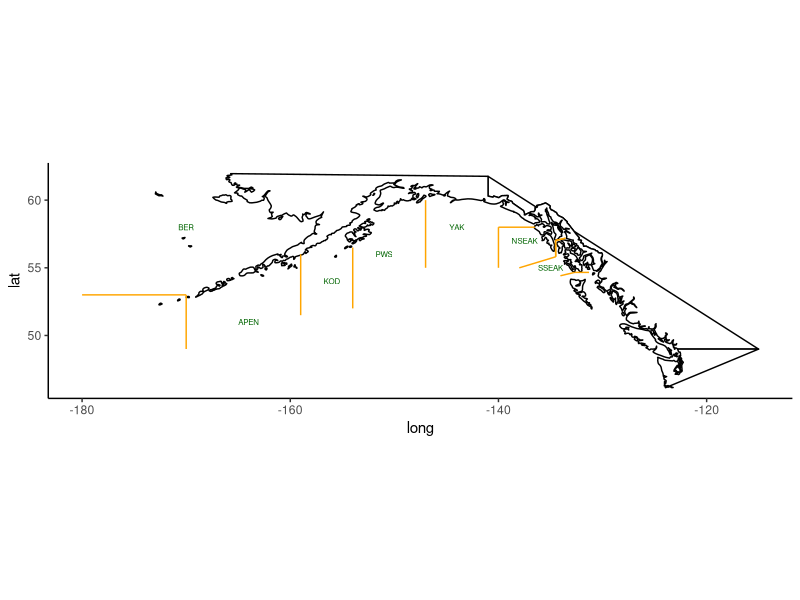

R code for this plot:
library(tidyverse)
library(here)
#11-14 NOTES:
#Check with Ole about location of Bering. if it stays vs if we move it to be 90 degrees with X610 doesnt matter in terms of recoveries 


df = read.csv("Maps_and_Charts_of_Regions/spatial_bounds_gs_new.csv", stringsAsFactors = FALSE) %>%
    filter(state == 'ak')

#This map plots the spatial boxes that we assign effort and recovery too. 

world <- map_data("world")
north_america <- subset(world, region %in% c("USA", "Canada"))

north_america %>%
    filter(!group== 1511, !group== 1518, !group==1515, !group==1508, !group==1502, !group==1509) %>%
    filter(!long > -115) %>%
    filter(!lat < 46) %>%
    filter(!lat > 62) %>%
    filter(!long < -173) %>%
    ggplot( ) +
    geom_polygon(aes(x = long, y = lat, group = group), fill = "white", color = "black") +
    coord_fixed(1.3) +
    geom_segment(data = df, colour="orange", aes(x = as.numeric(line.start.lon), 
                                               y = as.numeric(line.start.lat), 
                                               xend = as.numeric(line.end.lon), 
                                               yend = as.numeric(line.end.lat))) +
#  geom_text(data=df, colour="darkgreen",aes(x=label_long1, y= label_lat1, label= region), size=2)+ #smaller labels for CA, OR, and WA so they fit
  geom_text(data=df, colour="darkgreen",aes(x=as.numeric(label_long2), y=as.numeric(label_lat2), label= region), size=2) +
  theme_classic()


# pdf("regions_label_all.pdf", width=13, height=8.5); print(p); dev.off()
# 
# geom_polygon(aes(x = long, y = lat, group = group), fill = "white", color = "black") +
#   coord_fixed(1.3)+
#   geom_point(data = trawl_lat_long, mapping = aes(x = longitude, y = latitude, color = sector)) +
#   theme_bw()
